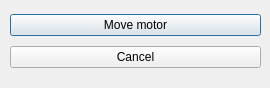
<?xml version="1.0" encoding="UTF-8"?>
<ui version="4.0">
 <class>Dialog</class>
 <widget class="QDialog" name="Dialog">
  <property name="geometry">
   <rect>
    <x>0</x>
    <y>0</y>
    <width>270</width>
    <height>88</height>
   </rect>
  </property>
  <property name="windowTitle">
   <string>Dialog</string>
  </property>
  <widget class="QWidget" name="gridLayoutWidget">
   <property name="geometry">
    <rect>
     <x>10</x>
     <y>10</y>
     <width>251</width>
     <height>62</height>
    </rect>
   </property>
   <layout class="QGridLayout" name="gridLayout">
    <item row="0" column="0">
     <widget class="QPushButton" name="pushButton">
      <property name="text">
       <string>Move motor</string>
      </property>
     </widget>
    </item>
    <item row="1" column="0">
     <widget class="QPushButton" name="pushButton_2">
      <property name="text">
       <string>Cancel</string>
      </property>
     </widget>
    </item>
   </layout>
  </widget>
 </widget>
 <resources/>
 <connections/>
</ui>
